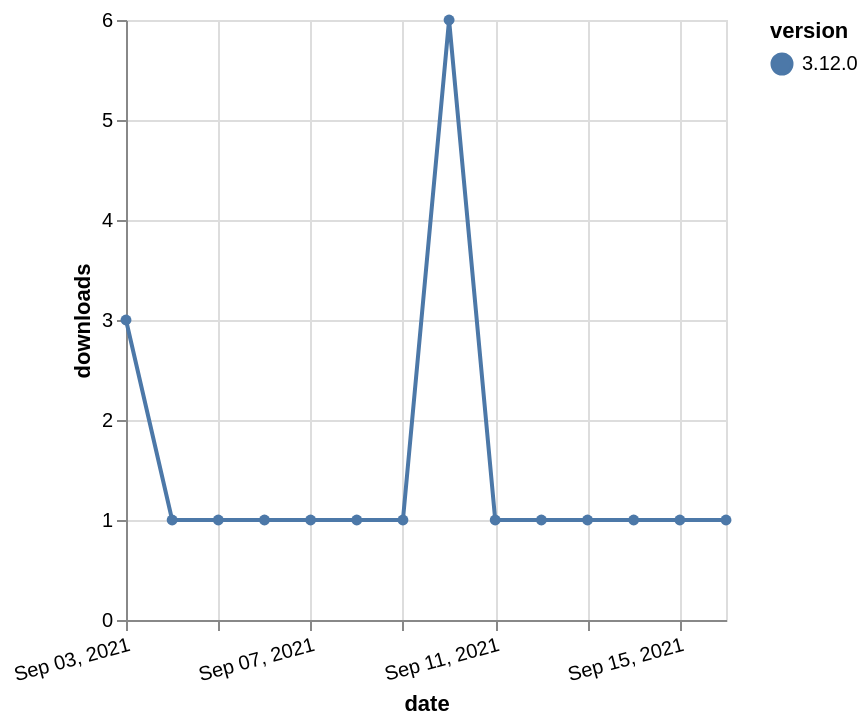

Vega-Lite specification for this chart:
### Vega-Lite specification from a JSON file in a GitHub repository (floating-point values rounded to 4 significant figures)
{"$schema": "https://vega.github.io/schema/vega-lite/v5.json", "description": "A simple bar chart with embedded data.", "data": {"values": [{"date": "2021-09-03", "total": 504, "delta": 3, "version": "3.12.0"}, {"date": "2021-09-04", "total": 505, "delta": 1, "version": "3.12.0"}, {"date": "2021-09-05", "total": 506, "delta": 1, "version": "3.12.0"}, {"date": "2021-09-06", "total": 507, "delta": 1, "version": "3.12.0"}, {"date": "2021-09-07", "total": 508, "delta": 1, "version": "3.12.0"}, {"date": "2021-09-08", "total": 509, "delta": 1, "version": "3.12.0"}, {"date": "2021-09-09", "total": 510, "delta": 1, "version": "3.12.0"}, {"date": "2021-09-10", "total": 516, "delta": 6, "version": "3.12.0"}, {"date": "2021-09-11", "total": 517, "delta": 1, "version": "3.12.0"}, {"date": "2021-09-12", "total": 518, "delta": 1, "version": "3.12.0"}, {"date": "2021-09-13", "total": 519, "delta": 1, "version": "3.12.0"}, {"date": "2021-09-14", "total": 520, "delta": 1, "version": "3.12.0"}, {"date": "2021-09-15", "total": 521, "delta": 1, "version": "3.12.0"}, {"date": "2021-09-16", "total": 522, "delta": 1, "version": "3.12.0"}]}, "width": "container", "mark": {"type": "line", "point": {"filled": true}}, "encoding": {"x": {"field": "date", "type": "temporal", "timeUnit": "yearmonthdate", "title": "date", "axis": {"labelAngle": -15}}, "y": {"field": "delta", "type": "quantitative", "title": "downloads"}, "color": {"field": "version", "type": "nominal"}, "tooltip": {"field": "delta"}}}
